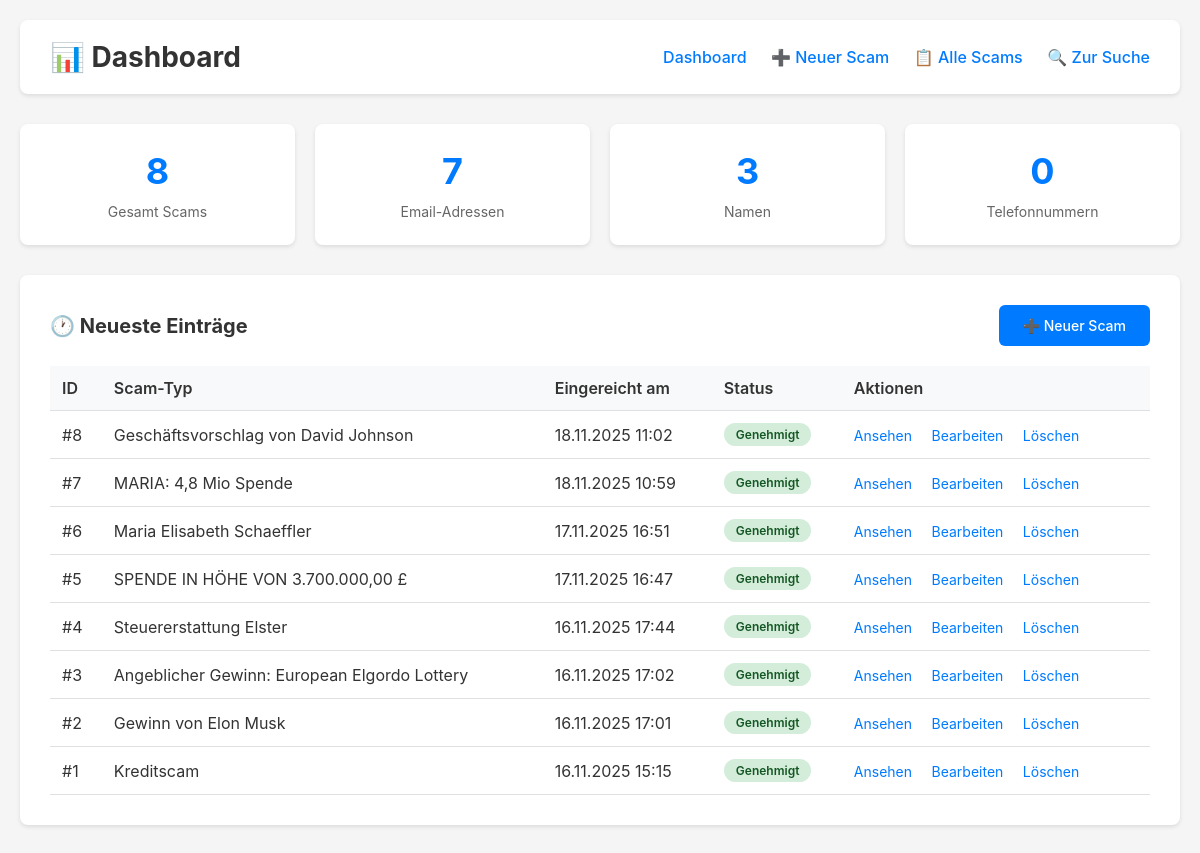
The app's page /admin/index.php with its own data.
### tables this page shows
CREATE TABLE `scams` (
  `id` int NOT NULL,
  `scam_type` varchar(100) NOT NULL,
  `message_content` text NOT NULL,
  `language` varchar(10) DEFAULT 'de',
  `date_received` date DEFAULT NULL,
  `date_submitted` datetime DEFAULT CURRENT_TIMESTAMP,
  `notes` text,
  `status` enum('pending','approved','rejected') DEFAULT 'approved',
  `ip_address` varchar(45) DEFAULT NULL,
  `created_at` timestamp NULL DEFAULT CURRENT_TIMESTAMP,
  `updated_at` timestamp NULL DEFAULT CURRENT_TIMESTAMP ON UPDATE CURRENT_TIMESTAMP
);

### config/database.php (called while the page is built, shortened)
<?php
function getDbConnection() {
    static $pdo = null;
    if ($pdo === null) {
        try {
            $dsn = "mysql:host=" . DB_HOST . ";dbname=" . DB_NAME . ";charset=" . DB_CHARSET;
            $options = [
                PDO::ATTR_ERRMODE            => PDO::ERRMODE_EXCEPTION,
                PDO::ATTR_DEFAULT_FETCH_MODE => PDO::FETCH_ASSOC,
                PDO::ATTR_EMULATE_PREPARES   => true,
            ];
            $pdo = new PDO($dsn, DB_USER, DB_PASS, $options);
        } catch (PDOException $e) {
            error_log("Database connection failed: " . $e->getMessage());
            die("Database connection failed. Please try again later.");
        }
    }
    return $pdo;
}
function executeQuery($sql, $params = []) {
    try {
        $pdo = getDbConnection();
        $stmt = $pdo->prepare($sql);
        $stmt->execute($params);
        return $stmt;
    } catch (PDOException $e) {
        error_log("Query execution failed: " . $e->getMessage());
        throw $e;
    }
}
function fetchOne($sql, $params = []) {
    $stmt = executeQuery($sql, $params);
    return $stmt->fetch();
}
function fetchAll($sql, $params = []) {
    $stmt = executeQuery($sql, $params);
    return $stmt->fetchAll();
}

### admin/index.php (the view, shortened to what this page needs)
<?php
require_once '../includes/admin-header.php';
try {
    $stats = [
        'total_scams' => fetchOne("SELECT COUNT(*) as count FROM scams")['count'],
        'total_emails' => fetchOne("SELECT COUNT(DISTINCT email_address) as count FROM scam_emails")['count'],
        'total_names' => fetchOne("SELECT COUNT(DISTINCT name) as count FROM scam_names")['count'],
        'total_phones' => fetchOne("SELECT COUNT(DISTINCT phone_number) as count FROM scam_phone_numbers")['count'],
        'pending' => fetchOne("SELECT COUNT(*) as count FROM scams WHERE status = 'pending'")['count'],
        'recent_scams' => fetchAll("SELECT id, scam_type, DATE_FORMAT(date_submitted, '%d.%m.%Y %H:%i') as submitted, status
                                     FROM scams
                                     ORDER BY date_submitted DESC
                                     LIMIT 10")
    ];
} catch (Exception $e) {
    die("Error loading statistics: " . $e->getMessage());
}
?>
<div class="stats-grid">
    <div class="stat-card">
        <div class="stat-number"><?php echo h($stats['total_scams']); ?></div>
        <div class="stat-label">Gesamt Scams</div>
    </div>
    <div class="stat-card">
        <div class="stat-number"><?php echo h($stats['total_emails']); ?></div>
        <div class="stat-label">Email-Adressen</div>
    </div>
    <div class="stat-card">
        <div class="stat-number"><?php echo h($stats['total_names']); ?></div>
        <div class="stat-label">Namen</div>
    </div>
    <div class="stat-card">
        <div class="stat-number"><?php echo h($stats['total_phones']); ?></div>
        <div class="stat-label">Telefonnummern</div>
    </div>
</div>
<div class="content-section">
    <div class="section-header">
        <h2>🕐 Neueste Einträge</h2>
        <a href="add-scam.php" class="btn btn-primary">➕ Neuer Scam</a>
    </div>
    <?php if (count($stats['recent_scams']) > 0): ?>
    <table>
        <thead>
            <tr>
                <th>ID</th>
                <th>Scam-Typ</th>
                <th>Eingereicht am</th>
                <th>Status</th>
                <th>Aktionen</th>
            </tr>
        </thead>
        <tbody>
            <?php foreach ($stats['recent_scams'] as $scam): ?>
            <tr>
                <td>#<?php echo h($scam['id']); ?></td>
                <td><?php echo h($scam['scam_type']); ?></td>
                <td><?php echo h($scam['submitted']); ?></td>
                <td><?php echo getStatusBadge($scam['status']); ?></td>
                <td class="action-links">
                    <a href="view-scam.php?id=<?php echo h($scam['id']); ?>">Ansehen</a>
                    <a href="edit-scam.php?id=<?php echo h($scam['id']); ?>">Bearbeiten</a>
                    <a href="delete-scam.php?id=<?php echo h($scam['id']); ?>"
                       onclick="return confirm('Wirklich löschen?')">Löschen</a>
                </td>
            </tr>
            <?php endforeach; ?>
        </tbody>
    </table>
    <?php endif; ?>
</div>
<?php require_once '../includes/admin-footer.php'; ?>

### includes/functions.php (shortened to what this page needs)
<?php
function h($string) {
    return htmlspecialchars($string ?? '', ENT_QUOTES, 'UTF-8');
}
function getStatusBadge($status) {
    $statusText = [
        'approved' => 'Genehmigt',
        'pending' => 'Ausstehend',
        'rejected' => 'Abgelehnt'
    ];
    return '<span class="status-badge status-' . h($status) . '">'
           . h($statusText[$status] ?? $status) . '</span>';
}

### assets/css/admin.css (style rules this page uses)
* { margin: 0; padding: 0; box-sizing: border-box; }
body { font-family: -apple-system, BlinkMacSystemFont, 'Segoe UI', Arial, sans-serif; background-color: #f5f5f5; padding: 20px; color: #333; }
.stats-grid { display: grid; grid-template-columns: repeat(auto-fit, minmax(200px, 1fr)); gap: 20px; margin-bottom: 30px; }
.stat-card { background: white; padding: 25px; border-radius: 8px; box-shadow: 0 2px 4px rgba(0,0,0,0.1); text-align: center; }
.stat-number { font-size: 36px; font-weight: bold; color: #007bff; margin-bottom: 10px; }
.stat-label { color: #666; font-size: 14px; }
.content-section { background: white; padding: 30px; border-radius: 8px; box-shadow: 0 2px 4px rgba(0,0,0,0.1); margin-bottom: 20px; }
.section-header { display: flex; justify-content: space-between; align-items: center; margin-bottom: 20px; }
.section-header h2 { color: #333; font-size: 20px; }
table { width: 100%; border-collapse: collapse; }
th, td { padding: 12px; text-align: left; border-bottom: 1px solid #e0e0e0; }
th { background-color: #f8f9fa; font-weight: 600; color: #333; }
.status-badge { display: inline-block; padding: 4px 12px; border-radius: 12px; font-size: 12px; font-weight: 600; }
.status-approved { background-color: #d4edda; color: #155724; }
.action-links a { color: #007bff; text-decoration: none; margin-right: 15px; font-size: 14px; }
.btn { padding: 12px 24px; border: none; border-radius: 6px; font-size: 14px; font-weight: 500; cursor: pointer; text-decoration: none; display: inline-block; transition: background-color 0.2s; }
.btn-primary { background-color: #007bff; color: white; }

### records on screen
scams: id "8", scam_type "Geschäftsvorschlag von David Johnson", submitted "18.11.2025 11:02", status "Genehmigt"
scams: id "7", scam_type "MARIA: 4,8 Mio Spende", submitted "18.11.2025 10:59", status "Genehmigt"
scams: id "6", scam_type "Maria Elisabeth Schaeffler", submitted "17.11.2025 16:51", status "Genehmigt"
scams: id "5", scam_type "SPENDE IN HÖHE VON 3.700.000,00 £", submitted "17.11.2025 16:47", status "Genehmigt"
scams: id "4", scam_type "Steuererstattung Elster", submitted "16.11.2025 17:44", status "Genehmigt"
scams: id "3", scam_type "Angeblicher Gewinn: European Elgordo Lottery", submitted "16.11.2025 17:02", status "Genehmigt"
scams: id "2", scam_type "Gewinn von Elon Musk", submitted "16.11.2025 17:01", status "Genehmigt"
scams: id "1", scam_type "Kreditscam", submitted "16.11.2025 15:15", status "Genehmigt"

### other values on screen
$pageIcon "📊"
$pageTitle "Dashboard"
$stats['total_scams'] "8"
$stats['total_emails'] "7"
$stats['total_names'] "3"
$stats['total_phones'] "0"
